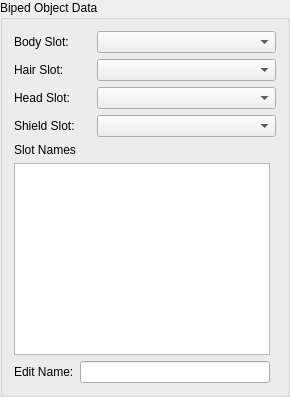
        <widget class="QGroupBox" name="groupBox_11">
         <property name="whatsThis">
          <string>&lt;p&gt;Skyrim's body and armor system allows each race to define up to 32 slots for biped objects. (These are commonly called &quot;body slots.&quot;) Bethesda, writing in the Creation Kit wiki, says that the slots' numbers &quot;correspond to the W coordinates set and exported from 3DS Max,&quot; which is part of why they're numbered from 30 through 61.&lt;/p&gt;
&lt;p&gt;There are two main uses for body slots: Armors, and ArmorAddons. Each Armor can specify the body slots that it is equipped to, and an actor won't be able to equip multiple Armors that equip to the same slots. Additionally, an ArmorAddon can specify body slots that it covers or replaces, and body partitions in a NIF can specify body slots.&lt;/p&gt;
&lt;p&gt;Here, you can define information about how this race uses the 32 available body slots. You can:&lt;/p&gt;
&lt;ul&gt;
   &lt;li&gt;Specify a name for each body slot your race uses.&lt;/li&gt;
   &lt;li&gt;Specify which body slots are associated with an actor's equipped shield.&lt;/li&gt;
   &lt;li&gt;Specify which body slots are associated with HeadParts related to an actor's head and hair.&lt;/li&gt;
   &lt;li&gt;Specify which body slots should be visible to players in first-person, when playing as this race.&lt;/li&gt;
&lt;/ul&gt;</string>
         </property>
         <property name="title">
          <string>Biped Object Data</string>
         </property>
         <layout class="QGridLayout" name="gridLayout_16">
          <item row="2" column="0" colspan="2">
           <layout class="QGridLayout" name="gridLayout_22" columnstretch="0,0,1">
            <item row="0" column="0">
             <widget class="QLabel" name="label_29">
              <property name="text">
               <string>Body Slot:</string>
              </property>
              <property name="buddy">
               <cstring>bipedSlotBody</cstring>
              </property>
             </widget>
            </item>
            <item row="4" column="2">
             <widget class="QComboBox" name="bipedSlotShield"/>
            </item>
            <item row="4" column="0">
             <widget class="QLabel" name="label_30">
              <property name="text">
               <string>Shield Slot:</string>
              </property>
              <property name="buddy">
               <cstring>bipedSlotShield</cstring>
              </property>
             </widget>
            </item>
            <item row="0" column="1">
             <spacer name="horizontalSpacer_5">
              <property name="orientation">
               <enum>Qt::Horizontal</enum>
              </property>
              <property name="sizeType">
               <enum>QSizePolicy::Fixed</enum>
              </property>
              <property name="sizeHint" stdset="0">
               <size>
                <width>16</width>
                <height>8</height>
               </size>
              </property>
             </spacer>
            </item>
            <item row="2" column="0">
             <widget class="QLabel" name="label_80">
              <property name="text">
               <string>Head Slot:</string>
              </property>
              <property name="buddy">
               <cstring>bipedSlotHead</cstring>
              </property>
             </widget>
            </item>
            <item row="2" column="2">
             <widget class="QComboBox" name="bipedSlotHead"/>
            </item>
            <item row="0" column="2">
             <widget class="QComboBox" name="bipedSlotBody"/>
            </item>
            <item row="1" column="2">
             <widget class="QComboBox" name="bipedSlotHair"/>
            </item>
            <item row="1" column="0">
             <widget class="QLabel" name="label_81">
              <property name="text">
               <string>Hair Slot:</string>
              </property>
              <property name="buddy">
               <cstring>bipedSlotHair</cstring>
              </property>
             </widget>
            </item>
           </layout>
          </item>
          <item row="3" column="0">
           <widget class="QLabel" name="label_31">
            <property name="text">
             <string>Slot Names</string>
            </property>
            <property name="buddy">
             <cstring>bipedSlotDefinitions</cstring>
            </property>
           </widget>
          </item>
          <item row="5" column="0">
           <layout class="QHBoxLayout" name="horizontalLayout_10">
            <item>
             <widget class="QLabel" name="label_39">
              <property name="text">
               <string>Edit Name:</string>
              </property>
              <property name="buddy">
               <cstring>bipedObjectSlotNameEdit</cstring>
              </property>
             </widget>
            </item>
            <item>
             <widget class="QLineEdit" name="bipedObjectSlotNameEdit"/>
            </item>
           </layout>
          </item>
          <item row="4" column="0">
           <widget class="QTableView" name="bipedSlotDefinitions"/>
          </item>
         </layout>
        </widget>
